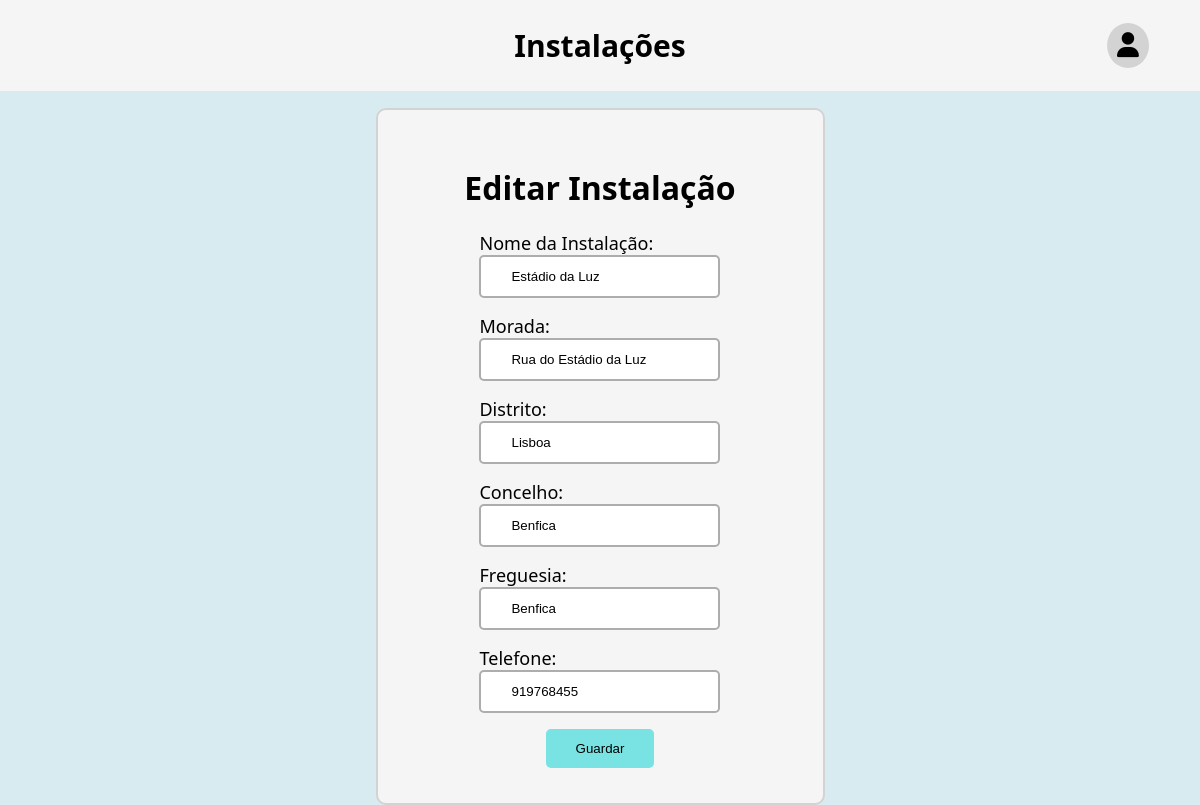
Screenshot of /editinstalacao?instalacao=52 (signed in) with the database file from the repository.
### formularioInstituicoes/models.py (models this page shows, shortened)
class Instalacao(models.Model):
    entidade = models.ForeignKey(Entidade, on_delete=models.CASCADE, related_name='instalacoes')
    nome = models.CharField(max_length=100, blank=True, null=True)
    morada = models.CharField(max_length=100, blank=True, null=True)
    distrito = models.CharField(max_length=100, blank=True, null=True)
    concelho = models.CharField(max_length=100, blank=True, null=True)
    freguesia = models.CharField(max_length=100, blank=True, null=True)
    telefone = models.IntegerField(blank=True, null=True)
    email = models.EmailField(blank=True, null=True)
    submetido = models.BooleanField(blank=True, default=False)

### formularioInstituicoes/views.py (the view)
# urls.py: path('editinstalacao', views.editinstalacao_view),
@login_required
def editinstalacao_view(request):
    entidade = getEntidade(request)
    instalacao = Instalacao.objects.filter(id=request.GET["instalacao"]).first()
    if request.method == 'POST':
        editInstalacaoForm = FormInstalacoes(request.POST, instance=instalacao)
        editInstalacaoForm.save()
        return redirect('/instalacoes')
    editInstalacaoForm = FormInstalacoes(instance=instalacao)
    return render(request, 'editinstalacao.html',
                  {"instalacaoForm": editInstalacaoForm, 'entidadeLogada': entidade.nome})

### formularioInstituicoes/forms.py
class FormInstalacoes(ModelForm):
    class Meta:
        model = Instalacao
        fields = ['nome', 'morada', 'distrito', 'concelho', 'freguesia', 'telefone']
        labels = {'nome': "Nome da Instalação"}
    def __init__(self, *args, **kwargs):
        super(FormInstalacoes, self).__init__(*args, **kwargs)
        for field in self.fields.values():
            field.required = True

### formularioInstituicoes/views.py (called while the page is built)
def getEntidade(request) -> Entidade:
    if Entidade.objects.filter(user__id=request.user.id).first():
        return Entidade.objects.filter(user__id=request.user.id).first()
    else:
        return None

### formularioInstituicoes/templates/editinstalacao.html (shortened to what this page needs)
<!DOCTYPE html>
<html lang="en">
{% extends 'navigatorSemOpcoes.html' %}
{% load static %}
{% block titulo %}
    <h1>Instalações</h1>
{% endblock %}
{% block content %}
    <link rel="stylesheet" href="{% static 'css/editinstalacao.css' %}">
    <div class="editarea">
        <form method="post">
            <h1>Editar Instalação</h1>
            {{ instalacaoForm.as_p }}
            <input type="submit" value="Guardar">
        </form>
    </div>
{% endblock %}

### formularioInstituicoes/static/css/navigatorInstalacoes.css (style rules this page uses)
:root { --light-blue: #d8ebf0; --marine-blue: #79e2e2; --bs-font-sans-serif: system-ui, -apple-system, "Segoe UI", Roboto, "Helvetica Neue", Arial, "Noto Sans", "Liberation Sans", sans-serif, "Apple Color Emoji", "Segoe UI Emoji", "Segoe UI Symbol", "Noto Color Emoji"; }
body { font-family: var(--bs-font-sans-serif); background: var(--light-blue); }

### formularioInstituicoes/static/css/editinstalacao.css (style rules this page uses)
:root { --light-blue: #d8ebf0; --marine-blue: #79e2e2; --bs-font-sans-serif: system-ui, -apple-system, "Segoe UI", Roboto, "Helvetica Neue", Arial, "Noto Sans", "Liberation Sans", sans-serif, "Apple Color Emoji", "Segoe UI Emoji", "Segoe UI Symbol", "Noto Color Emoji"; }
body { font-family: var(--bs-font-sans-serif); }
.editarea { display: flex; color: inherit; text-decoration: none; border: 2px solid lightgrey; background: whitesmoke; padding: 35px; border-radius: 10px; width: 375px; min-height: 240px; top: 100px; position: relative; margin: auto; justify-content: center; }
.editarea p { display: grid; justify-content: center; }
input { padding: 12px 30px; border-radius: 5px; border: 0; transition: background-color 0.3s ease; margin: auto; }
input[type=submit] { display: flex; justify-content: center; background: var(--marine-blue); }
input[type="text"], input[type="number"], input[type="email"] { border: 2px solid rgba(0, 0, 0, 0.32); cursor: text; }
label { font-size: 18px; }

### rows the page displays
Instalacao: nome "Estádio da Luz", morada "Rua do Estádio da Luz", distrito "Lisboa", concelho "Benfica", freguesia "Benfica", telefone "919768455"
